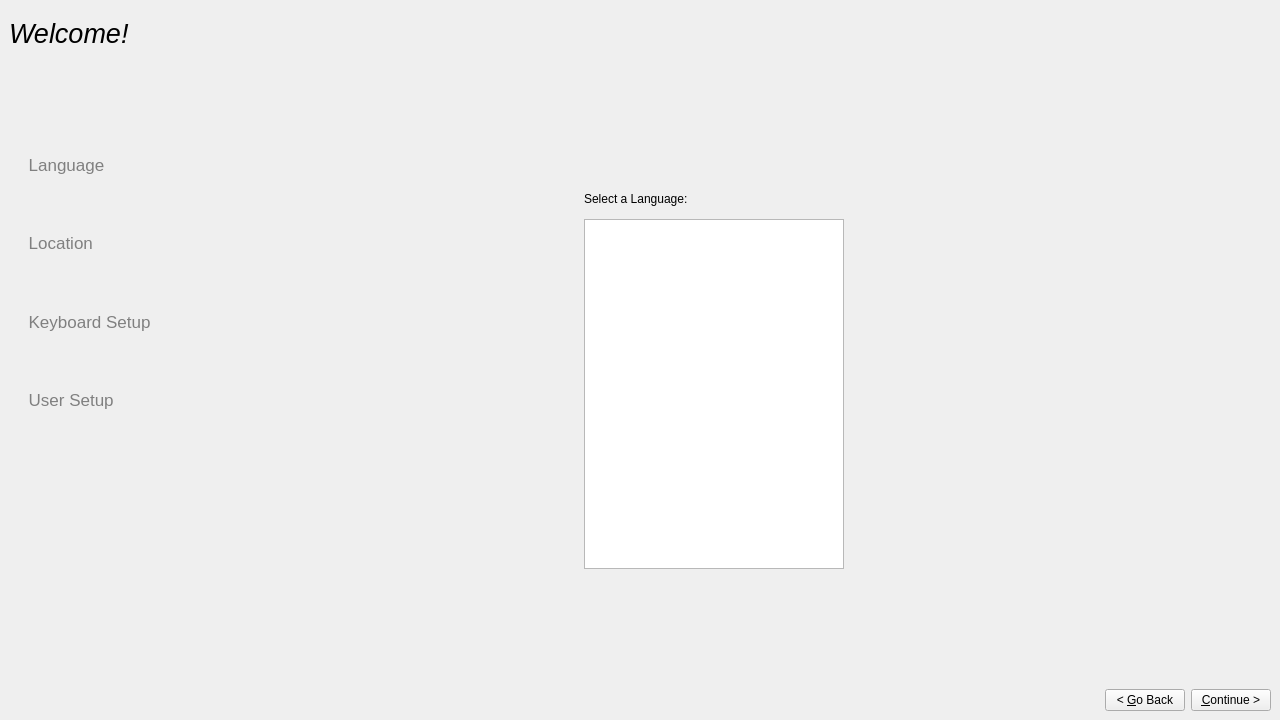
<ui version="4.0" >
 <class>SysConf</class>
 <widget class="QWidget" name="SysConf" >
  <property name="geometry" >
   <rect>
    <x>0</x>
    <y>0</y>
    <width>1280</width>
    <height>720</height>
   </rect>
  </property>
  <property name="windowTitle" >
   <string>System Configuration</string>
  </property>
  <layout class="QGridLayout" >
   <property name="margin" >
    <number>9</number>
   </property>
   <property name="spacing" >
    <number>6</number>
   </property>
   <item row="1" column="0" >
    <spacer>
     <property name="orientation" >
      <enum>Qt::Vertical</enum>
     </property>
     <property name="sizeType" >
      <enum>QSizePolicy::Maximum</enum>
     </property>
     <property name="sizeHint" >
      <size>
       <width>131</width>
       <height>51</height>
      </size>
     </property>
    </spacer>
   </item>
   <item rowspan="3" row="1" column="1" >
    <widget class="QStackedWidget" name="stackedWidget" >
     <property name="sizePolicy" >
      <sizepolicy>
       <hsizetype>7</hsizetype>
       <vsizetype>7</vsizetype>
       <horstretch>0</horstretch>
       <verstretch>0</verstretch>
      </sizepolicy>
     </property>
     <property name="minimumSize" >
      <size>
       <width>500</width>
       <height>381</height>
      </size>
     </property>
     <property name="currentIndex" >
      <number>0</number>
     </property>
     <widget class="QWidget" name="step_language" >
      <layout class="QGridLayout" >
       <property name="margin" >
        <number>9</number>
       </property>
       <property name="spacing" >
        <number>6</number>
       </property>
       <item row="3" column="1" >
        <spacer>
         <property name="orientation" >
          <enum>Qt::Vertical</enum>
         </property>
         <property name="sizeType" >
          <enum>QSizePolicy::Fixed</enum>
         </property>
         <property name="sizeHint" >
          <size>
           <width>191</width>
           <height>91</height>
          </size>
         </property>
        </spacer>
       </item>
       <item row="0" column="1" >
        <spacer>
         <property name="orientation" >
          <enum>Qt::Vertical</enum>
         </property>
         <property name="sizeType" >
          <enum>QSizePolicy::Fixed</enum>
         </property>
         <property name="sizeHint" >
          <size>
           <width>191</width>
           <height>71</height>
          </size>
         </property>
        </spacer>
       </item>
       <item row="2" column="1" >
        <widget class="QListWidget" name="language_list" >
         <property name="maximumSize" >
          <size>
           <width>260</width>
           <height>350</height>
          </size>
         </property>
        </widget>
       </item>
       <item row="1" column="1" >
        <widget class="QLabel" name="language_label" >
         <property name="sizePolicy" >
          <sizepolicy>
           <hsizetype>5</hsizetype>
           <vsizetype>0</vsizetype>
           <horstretch>0</horstretch>
           <verstretch>0</verstretch>
          </sizepolicy>
         </property>
         <property name="text" >
          <string>Select a Language:</string>
         </property>
        </widget>
       </item>
       <item rowspan="4" row="0" column="2" >
        <spacer>
         <property name="orientation" >
          <enum>Qt::Horizontal</enum>
         </property>
         <property name="sizeHint" >
          <size>
           <width>231</width>
           <height>421</height>
          </size>
         </property>
        </spacer>
       </item>
       <item rowspan="4" row="0" column="0" >
        <spacer>
         <property name="orientation" >
          <enum>Qt::Horizontal</enum>
         </property>
         <property name="sizeHint" >
          <size>
           <width>181</width>
           <height>421</height>
          </size>
         </property>
        </spacer>
       </item>
      </layout>
     </widget>
     <widget class="QWidget" name="step_timezone" >
      <layout class="QGridLayout" >
       <property name="margin" >
        <number>9</number>
       </property>
       <property name="spacing" >
        <number>6</number>
       </property>
       <item row="1" column="1" >
        <widget class="QLabel" name="location_label" >
         <property name="sizePolicy" >
          <sizepolicy>
           <hsizetype>5</hsizetype>
           <vsizetype>0</vsizetype>
           <horstretch>0</horstretch>
           <verstretch>0</verstretch>
          </sizepolicy>
         </property>
         <property name="text" >
          <string>Select a city in your country and time zone.</string>
         </property>
        </widget>
       </item>
       <item row="2" column="1" >
        <widget class="QFrame" name="map_frame" >
         <property name="frameShape" >
          <enum>QFrame::StyledPanel</enum>
         </property>
         <property name="frameShadow" >
          <enum>QFrame::Raised</enum>
         </property>
        </widget>
       </item>
       <item row="2" column="2" >
        <spacer>
         <property name="orientation" >
          <enum>Qt::Horizontal</enum>
         </property>
         <property name="sizeType" >
          <enum>QSizePolicy::Fixed</enum>
         </property>
         <property name="sizeHint" >
          <size>
           <width>60</width>
           <height>20</height>
          </size>
         </property>
        </spacer>
       </item>
       <item row="2" column="0" >
        <spacer>
         <property name="orientation" >
          <enum>Qt::Horizontal</enum>
         </property>
         <property name="sizeType" >
          <enum>QSizePolicy::Fixed</enum>
         </property>
         <property name="sizeHint" >
          <size>
           <width>100</width>
           <height>20</height>
          </size>
         </property>
        </spacer>
       </item>
       <item row="3" column="1" >
        <layout class="QGridLayout" >
         <property name="margin" >
          <number>0</number>
         </property>
         <property name="spacing" >
          <number>6</number>
         </property>
         <item row="0" column="0" >
          <widget class="QLabel" name="city_label" >
           <property name="sizePolicy" >
            <sizepolicy>
             <hsizetype>5</hsizetype>
             <vsizetype>0</vsizetype>
             <horstretch>0</horstretch>
             <verstretch>0</verstretch>
            </sizepolicy>
           </property>
           <property name="text" >
            <string>Selected city:</string>
           </property>
          </widget>
         </item>
         <item row="0" column="1" >
          <widget class="QComboBox" name="city_combo" >
           <property name="sizePolicy" >
            <sizepolicy>
             <hsizetype>7</hsizetype>
             <vsizetype>0</vsizetype>
             <horstretch>0</horstretch>
             <verstretch>0</verstretch>
            </sizepolicy>
           </property>
          </widget>
         </item>
         <item row="0" column="4" >
          <widget class="QLabel" name="region_selected_label" >
           <property name="sizePolicy" >
            <sizepolicy>
             <hsizetype>5</hsizetype>
             <vsizetype>0</vsizetype>
             <horstretch>0</horstretch>
             <verstretch>0</verstretch>
            </sizepolicy>
           </property>
           <property name="text" >
            <string/>
           </property>
          </widget>
         </item>
         <item row="1" column="0" >
          <widget class="QLabel" name="tz_label" >
           <property name="sizePolicy" >
            <sizepolicy>
             <hsizetype>5</hsizetype>
             <vsizetype>0</vsizetype>
             <horstretch>0</horstretch>
             <verstretch>0</verstretch>
            </sizepolicy>
           </property>
           <property name="text" >
            <string>Time zone:</string>
           </property>
          </widget>
         </item>
         <item row="1" column="1" >
          <widget class="QLabel" name="tz_selected_label" >
           <property name="sizePolicy" >
            <sizepolicy>
             <hsizetype>5</hsizetype>
             <vsizetype>0</vsizetype>
             <horstretch>0</horstretch>
             <verstretch>0</verstretch>
            </sizepolicy>
           </property>
           <property name="text" >
            <string/>
           </property>
          </widget>
         </item>
         <item row="0" column="3" >
          <widget class="QLabel" name="region_label" >
           <property name="sizePolicy" >
            <sizepolicy>
             <hsizetype>5</hsizetype>
             <vsizetype>0</vsizetype>
             <horstretch>0</horstretch>
             <verstretch>0</verstretch>
            </sizepolicy>
           </property>
           <property name="text" >
            <string>Selected region:</string>
           </property>
          </widget>
         </item>
         <item row="1" column="2" >
          <spacer>
           <property name="orientation" >
            <enum>Qt::Horizontal</enum>
           </property>
           <property name="sizeHint" >
            <size>
             <width>111</width>
             <height>20</height>
            </size>
           </property>
          </spacer>
         </item>
         <item row="1" column="3" >
          <widget class="QLabel" name="time_label" >
           <property name="sizePolicy" >
            <sizepolicy>
             <hsizetype>5</hsizetype>
             <vsizetype>0</vsizetype>
             <horstretch>0</horstretch>
             <verstretch>0</verstretch>
            </sizepolicy>
           </property>
           <property name="text" >
            <string>Current time:</string>
           </property>
          </widget>
         </item>
         <item row="1" column="4" >
          <widget class="QLabel" name="time_current_label" >
           <property name="sizePolicy" >
            <sizepolicy>
             <hsizetype>5</hsizetype>
             <vsizetype>0</vsizetype>
             <horstretch>0</horstretch>
             <verstretch>0</verstretch>
            </sizepolicy>
           </property>
           <property name="text" >
            <string/>
           </property>
          </widget>
         </item>
         <item row="1" column="5" colspan="2" >
          <spacer>
           <property name="orientation" >
            <enum>Qt::Horizontal</enum>
           </property>
           <property name="sizeHint" >
            <size>
             <width>31</width>
             <height>20</height>
            </size>
           </property>
          </spacer>
         </item>
         <item row="0" column="5" >
          <spacer>
           <property name="orientation" >
            <enum>Qt::Horizontal</enum>
           </property>
           <property name="sizeHint" >
            <size>
             <width>111</width>
             <height>20</height>
            </size>
           </property>
          </spacer>
         </item>
        </layout>
       </item>
       <item row="4" column="1" >
        <spacer>
         <property name="orientation" >
          <enum>Qt::Vertical</enum>
         </property>
         <property name="sizeType" >
          <enum>QSizePolicy::Fixed</enum>
         </property>
         <property name="sizeHint" >
          <size>
           <width>20</width>
           <height>40</height>
          </size>
         </property>
        </spacer>
       </item>
       <item row="0" column="1" >
        <spacer>
         <property name="orientation" >
          <enum>Qt::Vertical</enum>
         </property>
         <property name="sizeType" >
          <enum>QSizePolicy::Fixed</enum>
         </property>
         <property name="sizeHint" >
          <size>
           <width>20</width>
           <height>40</height>
          </size>
         </property>
        </spacer>
       </item>
      </layout>
     </widget>
     <widget class="QWidget" name="step_keyboard" >
      <layout class="QGridLayout" >
       <property name="margin" >
        <number>9</number>
       </property>
       <property name="spacing" >
        <number>6</number>
       </property>
       <item row="3" column="1" >
        <layout class="QGridLayout" >
         <property name="margin" >
          <number>0</number>
         </property>
         <property name="spacing" >
          <number>6</number>
         </property>
         <item row="1" column="1" >
          <widget class="QLineEdit" name="keyboard_test_ledit" />
         </item>
         <item row="0" column="1" >
          <widget class="QLabel" name="keyboard_test_label" >
           <property name="text" >
            <string>You can type into this box to test your new keyboard layout.</string>
           </property>
          </widget>
         </item>
         <item row="1" column="0" >
          <spacer>
           <property name="orientation" >
            <enum>Qt::Horizontal</enum>
           </property>
           <property name="sizeType" >
            <enum>QSizePolicy::Expanding</enum>
           </property>
           <property name="sizeHint" >
            <size>
             <width>20</width>
             <height>20</height>
            </size>
           </property>
          </spacer>
         </item>
         <item row="1" column="2" >
          <spacer>
           <property name="orientation" >
            <enum>Qt::Horizontal</enum>
           </property>
           <property name="sizeHint" >
            <size>
             <width>40</width>
             <height>20</height>
            </size>
           </property>
          </spacer>
         </item>
        </layout>
       </item>
       <item row="2" column="1" >
        <spacer>
         <property name="orientation" >
          <enum>Qt::Vertical</enum>
         </property>
         <property name="sizeType" >
          <enum>QSizePolicy::Fixed</enum>
         </property>
         <property name="sizeHint" >
          <size>
           <width>20</width>
           <height>40</height>
          </size>
         </property>
        </spacer>
       </item>
       <item row="4" column="1" colspan="2" >
        <spacer>
         <property name="orientation" >
          <enum>Qt::Vertical</enum>
         </property>
         <property name="sizeType" >
          <enum>QSizePolicy::Fixed</enum>
         </property>
         <property name="sizeHint" >
          <size>
           <width>20</width>
           <height>40</height>
          </size>
         </property>
        </spacer>
       </item>
       <item row="0" column="1" colspan="2" >
        <spacer>
         <property name="orientation" >
          <enum>Qt::Vertical</enum>
         </property>
         <property name="sizeType" >
          <enum>QSizePolicy::Fixed</enum>
         </property>
         <property name="sizeHint" >
          <size>
           <width>20</width>
           <height>50</height>
          </size>
         </property>
        </spacer>
       </item>
       <item row="1" column="0" >
        <spacer>
         <property name="orientation" >
          <enum>Qt::Horizontal</enum>
         </property>
         <property name="sizeHint" >
          <size>
           <width>40</width>
           <height>20</height>
          </size>
         </property>
        </spacer>
       </item>
       <item row="1" column="2" >
        <spacer>
         <property name="orientation" >
          <enum>Qt::Horizontal</enum>
         </property>
         <property name="sizeHint" >
          <size>
           <width>40</width>
           <height>20</height>
          </size>
         </property>
        </spacer>
       </item>
       <item row="1" column="1" >
        <layout class="QGridLayout" >
         <property name="margin" >
          <number>0</number>
         </property>
         <property name="spacing" >
          <number>6</number>
         </property>
         <item row="1" column="3" >
          <widget class="QListWidget" name="keyboard_list_2" />
         </item>
         <item row="1" column="2" >
          <spacer>
           <property name="orientation" >
            <enum>Qt::Horizontal</enum>
           </property>
           <property name="sizeType" >
            <enum>QSizePolicy::Fixed</enum>
           </property>
           <property name="sizeHint" >
            <size>
             <width>20</width>
             <height>20</height>
            </size>
           </property>
          </spacer>
         </item>
         <item row="1" column="1" >
          <widget class="QListWidget" name="keyboard_list_1" />
         </item>
         <item row="0" column="1" colspan="3" >
          <widget class="QLabel" name="keyboard_label" >
           <property name="text" >
            <string>Which layout is most similar to your keyboard?</string>
           </property>
          </widget>
         </item>
         <item row="1" column="0" >
          <spacer>
           <property name="orientation" >
            <enum>Qt::Horizontal</enum>
           </property>
           <property name="sizeType" >
            <enum>QSizePolicy::Expanding</enum>
           </property>
           <property name="sizeHint" >
            <size>
             <width>40</width>
             <height>20</height>
            </size>
           </property>
          </spacer>
         </item>
        </layout>
       </item>
      </layout>
     </widget>
     <widget class="QWidget" name="step_user" >
      <layout class="QHBoxLayout" >
       <property name="margin" >
        <number>9</number>
       </property>
       <property name="spacing" >
        <number>6</number>
       </property>
       <item>
        <spacer>
         <property name="orientation" >
          <enum>Qt::Horizontal</enum>
         </property>
         <property name="sizeType" >
          <enum>QSizePolicy::Fixed</enum>
         </property>
         <property name="sizeHint" >
          <size>
           <width>100</width>
           <height>20</height>
          </size>
         </property>
        </spacer>
       </item>
       <item>
        <layout class="QVBoxLayout" >
         <property name="margin" >
          <number>0</number>
         </property>
         <property name="spacing" >
          <number>6</number>
         </property>
         <item>
          <spacer>
           <property name="orientation" >
            <enum>Qt::Vertical</enum>
           </property>
           <property name="sizeHint" >
            <size>
             <width>20</width>
             <height>40</height>
            </size>
           </property>
          </spacer>
         </item>
         <item>
          <layout class="QGridLayout" >
           <property name="margin" >
            <number>0</number>
           </property>
           <property name="spacing" >
            <number>6</number>
           </property>
           <item row="1" column="0" >
            <spacer>
             <property name="orientation" >
              <enum>Qt::Horizontal</enum>
             </property>
             <property name="sizeType" >
              <enum>QSizePolicy::Fixed</enum>
             </property>
             <property name="sizeHint" >
              <size>
               <width>20</width>
               <height>20</height>
              </size>
             </property>
            </spacer>
           </item>
           <item row="1" column="3" >
            <widget class="QLabel" name="name_error_reason" >
             <property name="text" >
              <string/>
             </property>
            </widget>
           </item>
           <item row="1" column="1" >
            <widget class="QLineEdit" name="name_ledit" />
           </item>
           <item row="1" column="2" >
            <widget class="QLabel" name="name_error_image" >
             <property name="text" >
              <string/>
             </property>
            </widget>
           </item>
           <item row="1" column="4" >
            <spacer>
             <property name="orientation" >
              <enum>Qt::Horizontal</enum>
             </property>
             <property name="sizeHint" >
              <size>
               <width>40</width>
               <height>20</height>
              </size>
             </property>
            </spacer>
           </item>
           <item row="0" column="1" colspan="4" >
            <widget class="QLabel" name="name_label" >
             <property name="sizePolicy" >
              <sizepolicy>
               <hsizetype>5</hsizetype>
               <vsizetype>0</vsizetype>
               <horstretch>0</horstretch>
               <verstretch>0</verstretch>
              </sizepolicy>
             </property>
             <property name="text" >
              <string>What is your name?</string>
             </property>
            </widget>
           </item>
          </layout>
         </item>
         <item>
          <spacer>
           <property name="orientation" >
            <enum>Qt::Vertical</enum>
           </property>
           <property name="sizeHint" >
            <size>
             <width>20</width>
             <height>20</height>
            </size>
           </property>
          </spacer>
         </item>
         <item>
          <layout class="QGridLayout" >
           <property name="margin" >
            <number>0</number>
           </property>
           <property name="spacing" >
            <number>6</number>
           </property>
           <item row="2" column="1" colspan="4" >
            <widget class="QLabel" name="uname_extra_label" >
             <property name="sizePolicy" >
              <sizepolicy>
               <hsizetype>1</hsizetype>
               <vsizetype>1</vsizetype>
               <horstretch>0</horstretch>
               <verstretch>0</verstretch>
              </sizepolicy>
             </property>
             <property name="text" >
              <string>&lt;html>&lt;head>&lt;meta name="qrichtext" content="1" />&lt;style type="text/css">
p, li { white-space: pre-wrap; }
&lt;/style>&lt;/head>&lt;body style=" font-family:'Sans Serif'; font-size:9pt; font-weight:400; font-style:normal; text-decoration:none;">
&lt;p style=" margin-top:0px; margin-bottom:0px; margin-left:0px; margin-right:0px; -qt-block-indent:0; text-indent:0px;">&lt;span style=" font-style:italic;">If more than one person will use this computer, you can set up multiple accounts after installation.&lt;/span>&lt;/p>&lt;/body>&lt;/html></string>
             </property>
             <property name="scaledContents" >
              <bool>true</bool>
             </property>
             <property name="wordWrap" >
              <bool>true</bool>
             </property>
            </widget>
           </item>
           <item row="1" column="1" >
            <widget class="QLineEdit" name="uname_ledit" />
           </item>
           <item row="1" column="4" >
            <spacer>
             <property name="orientation" >
              <enum>Qt::Horizontal</enum>
             </property>
             <property name="sizeHint" >
              <size>
               <width>40</width>
               <height>20</height>
              </size>
             </property>
            </spacer>
           </item>
           <item row="1" column="0" >
            <spacer>
             <property name="orientation" >
              <enum>Qt::Horizontal</enum>
             </property>
             <property name="sizeType" >
              <enum>QSizePolicy::Fixed</enum>
             </property>
             <property name="sizeHint" >
              <size>
               <width>20</width>
               <height>31</height>
              </size>
             </property>
            </spacer>
           </item>
           <item row="1" column="3" >
            <widget class="QLabel" name="uname_error_reason" >
             <property name="text" >
              <string/>
             </property>
            </widget>
           </item>
           <item row="1" column="2" >
            <widget class="QLabel" name="uname_error_image" >
             <property name="text" >
              <string/>
             </property>
            </widget>
           </item>
           <item row="0" column="1" colspan="4" >
            <widget class="QLabel" name="uname_label" >
             <property name="sizePolicy" >
              <sizepolicy>
               <hsizetype>5</hsizetype>
               <vsizetype>0</vsizetype>
               <horstretch>0</horstretch>
               <verstretch>0</verstretch>
              </sizepolicy>
             </property>
             <property name="text" >
              <string>What name do you want to use to log in?</string>
             </property>
            </widget>
           </item>
          </layout>
         </item>
         <item>
          <spacer>
           <property name="orientation" >
            <enum>Qt::Vertical</enum>
           </property>
           <property name="sizeHint" >
            <size>
             <width>20</width>
             <height>40</height>
            </size>
           </property>
          </spacer>
         </item>
         <item>
          <layout class="QGridLayout" >
           <property name="margin" >
            <number>0</number>
           </property>
           <property name="spacing" >
            <number>6</number>
           </property>
           <item row="1" column="0" >
            <spacer>
             <property name="orientation" >
              <enum>Qt::Horizontal</enum>
             </property>
             <property name="sizeType" >
              <enum>QSizePolicy::Fixed</enum>
             </property>
             <property name="sizeHint" >
              <size>
               <width>20</width>
               <height>20</height>
              </size>
             </property>
            </spacer>
           </item>
           <item row="1" column="5" >
            <spacer>
             <property name="orientation" >
              <enum>Qt::Horizontal</enum>
             </property>
             <property name="sizeHint" >
              <size>
               <width>40</width>
               <height>20</height>
              </size>
             </property>
            </spacer>
           </item>
           <item row="1" column="4" >
            <widget class="QLabel" name="password_error_reason" >
             <property name="text" >
              <string/>
             </property>
            </widget>
           </item>
           <item row="0" column="1" colspan="5" >
            <widget class="QLabel" name="pass_label" >
             <property name="sizePolicy" >
              <sizepolicy>
               <hsizetype>5</hsizetype>
               <vsizetype>0</vsizetype>
               <horstretch>0</horstretch>
               <verstretch>0</verstretch>
              </sizepolicy>
             </property>
             <property name="text" >
              <string>Choose a password to keep your account safe.</string>
             </property>
            </widget>
           </item>
           <item row="1" column="1" >
            <widget class="QLineEdit" name="pass_ledit_1" >
             <property name="echoMode" >
              <enum>QLineEdit::Password</enum>
             </property>
            </widget>
           </item>
           <item row="1" column="2" >
            <widget class="QLineEdit" name="pass_ledit_2" >
             <property name="echoMode" >
              <enum>QLineEdit::Password</enum>
             </property>
            </widget>
           </item>
           <item row="1" column="3" >
            <widget class="QLabel" name="password_error_label" >
             <property name="text" >
              <string/>
             </property>
            </widget>
           </item>
           <item row="2" column="1" colspan="5" >
            <widget class="QLabel" name="pass_extra_label" >
             <property name="sizePolicy" >
              <sizepolicy>
               <hsizetype>5</hsizetype>
               <vsizetype>0</vsizetype>
               <horstretch>0</horstretch>
               <verstretch>0</verstretch>
              </sizepolicy>
             </property>
             <property name="text" >
              <string>&lt;html>&lt;head>&lt;meta name="qrichtext" content="1" />&lt;style type="text/css">
p, li { white-space: pre-wrap; }
&lt;/style>&lt;/head>&lt;body style=" font-family:'Sans Serif'; font-size:9pt; font-weight:400; font-style:normal; text-decoration:none;">
&lt;p style=" margin-top:0px; margin-bottom:0px; margin-left:0px; margin-right:0px; -qt-block-indent:0; text-indent:0px;">&lt;span style=" font-style:italic;">Enter the same password twice, so that it can be checked for typing errors.&lt;/span>&lt;/p>&lt;/body>&lt;/html></string>
             </property>
             <property name="wordWrap" >
              <bool>false</bool>
             </property>
            </widget>
           </item>
          </layout>
         </item>
         <item>
          <spacer>
           <property name="orientation" >
            <enum>Qt::Vertical</enum>
           </property>
           <property name="sizeHint" >
            <size>
             <width>20</width>
             <height>40</height>
            </size>
           </property>
          </spacer>
         </item>
         <item>
          <spacer>
           <property name="orientation" >
            <enum>Qt::Vertical</enum>
           </property>
           <property name="sizeHint" >
            <size>
             <width>20</width>
             <height>40</height>
            </size>
           </property>
          </spacer>
         </item>
        </layout>
       </item>
       <item>
        <spacer>
         <property name="orientation" >
          <enum>Qt::Horizontal</enum>
         </property>
         <property name="sizeType" >
          <enum>QSizePolicy::Fixed</enum>
         </property>
         <property name="sizeHint" >
          <size>
           <width>40</width>
           <height>20</height>
          </size>
         </property>
        </spacer>
       </item>
      </layout>
     </widget>
    </widget>
   </item>
   <item row="3" column="0" >
    <spacer>
     <property name="orientation" >
      <enum>Qt::Vertical</enum>
     </property>
     <property name="sizeType" >
      <enum>QSizePolicy::Maximum</enum>
     </property>
     <property name="sizeHint" >
      <size>
       <width>131</width>
       <height>71</height>
      </size>
     </property>
    </spacer>
   </item>
   <item row="4" column="0" colspan="2" >
    <layout class="QHBoxLayout" >
     <property name="margin" >
      <number>0</number>
     </property>
     <property name="spacing" >
      <number>6</number>
     </property>
     <item>
      <spacer>
       <property name="orientation" >
        <enum>Qt::Horizontal</enum>
       </property>
       <property name="sizeHint" >
        <size>
         <width>561</width>
         <height>20</height>
        </size>
       </property>
      </spacer>
     </item>
     <item>
      <widget class="QPushButton" name="button_back" >
       <property name="text" >
        <string>&lt; &amp;Go Back</string>
       </property>
      </widget>
     </item>
     <item>
      <widget class="QPushButton" name="button_next" >
       <property name="text" >
        <string>&amp;Continue ></string>
       </property>
      </widget>
     </item>
    </layout>
   </item>
   <item row="0" column="0" colspan="2" >
    <layout class="QGridLayout" >
     <property name="margin" >
      <number>0</number>
     </property>
     <property name="spacing" >
      <number>6</number>
     </property>
     <item row="0" column="0" >
      <widget class="QLabel" name="welcome_label" >
       <property name="sizePolicy" >
        <sizepolicy>
         <hsizetype>5</hsizetype>
         <vsizetype>0</vsizetype>
         <horstretch>0</horstretch>
         <verstretch>0</verstretch>
        </sizepolicy>
       </property>
       <property name="text" >
        <string>&lt;html>&lt;head>&lt;meta name="qrichtext" content="1" />&lt;style type="text/css">
p, li { white-space: pre-wrap; }
&lt;/style>&lt;/head>&lt;body style=" font-family:'Sans Serif'; font-size:9pt; font-weight:400; font-style:normal; text-decoration:none;">
&lt;p style=" margin-top:0px; margin-bottom:0px; margin-left:0px; margin-right:0px; -qt-block-indent:0; text-indent:0px;">&lt;span style=" font-size:20pt; font-style:italic;">Welcome!&lt;/span>&lt;/p>&lt;/body>&lt;/html></string>
       </property>
      </widget>
     </item>
     <item row="1" column="1" colspan="2" >
      <spacer>
       <property name="orientation" >
        <enum>Qt::Horizontal</enum>
       </property>
       <property name="sizeHint" >
        <size>
         <width>646</width>
         <height>21</height>
        </size>
       </property>
      </spacer>
     </item>
     <item row="0" column="1" colspan="2" >
      <spacer>
       <property name="orientation" >
        <enum>Qt::Horizontal</enum>
       </property>
       <property name="sizeHint" >
        <size>
         <width>713</width>
         <height>50</height>
        </size>
       </property>
      </spacer>
     </item>
     <item row="1" column="0" >
      <widget class="QLabel" name="welcome_label_2" >
       <property name="sizePolicy" >
        <sizepolicy>
         <hsizetype>5</hsizetype>
         <vsizetype>0</vsizetype>
         <horstretch>0</horstretch>
         <verstretch>0</verstretch>
        </sizepolicy>
       </property>
       <property name="text" >
        <string>&lt;html>&lt;head>&lt;meta name="qrichtext" content="1" />&lt;style type="text/css">
p, li { white-space: pre-wrap; }
&lt;/style>&lt;/head>&lt;body style=" font-family:'Sans Serif'; font-size:9pt; font-weight:400; font-style:normal; text-decoration:none;">
&lt;p style=" margin-top:0px; margin-bottom:0px; margin-left:0px; margin-right:0px; -qt-block-indent:0; text-indent:0px;">&lt;span style=" font-size:20pt; font-style:italic;">&lt;/span>&lt;/p>&lt;/body>&lt;/html></string>
       </property>
      </widget>
     </item>
    </layout>
   </item>
   <item row="2" column="0" >
    <layout class="QGridLayout" >
     <property name="margin" >
      <number>0</number>
     </property>
     <property name="spacing" >
      <number>6</number>
     </property>
     <item row="4" column="0" >
      <widget class="QLabel" name="step_icon_key" >
       <property name="text" >
        <string/>
       </property>
      </widget>
     </item>
     <item row="5" column="0" colspan="2" >
      <spacer>
       <property name="orientation" >
        <enum>Qt::Vertical</enum>
       </property>
       <property name="sizeType" >
        <enum>QSizePolicy::Fixed</enum>
       </property>
       <property name="sizeHint" >
        <size>
         <width>20</width>
         <height>40</height>
        </size>
       </property>
      </spacer>
     </item>
     <item row="2" column="0" >
      <widget class="QLabel" name="step_icon_loc" >
       <property name="text" >
        <string/>
       </property>
      </widget>
     </item>
     <item row="3" column="0" colspan="2" >
      <spacer>
       <property name="orientation" >
        <enum>Qt::Vertical</enum>
       </property>
       <property name="sizeType" >
        <enum>QSizePolicy::Fixed</enum>
       </property>
       <property name="sizeHint" >
        <size>
         <width>20</width>
         <height>40</height>
        </size>
       </property>
      </spacer>
     </item>
     <item row="1" column="0" colspan="2" >
      <spacer>
       <property name="orientation" >
        <enum>Qt::Vertical</enum>
       </property>
       <property name="sizeType" >
        <enum>QSizePolicy::Fixed</enum>
       </property>
       <property name="sizeHint" >
        <size>
         <width>20</width>
         <height>40</height>
        </size>
       </property>
      </spacer>
     </item>
     <item row="4" column="1" >
      <widget class="QLabel" name="step_name_key" >
       <property name="text" >
        <string>&lt;html>&lt;head>&lt;meta name="qrichtext" content="1" />&lt;style type="text/css">
p, li { white-space: pre-wrap; }
&lt;/style>&lt;/head>&lt;body style=" font-family:'Sans Serif'; font-size:9pt; font-weight:400; font-style:normal; text-decoration:none;">
&lt;p style=" margin-top:0px; margin-bottom:0px; margin-left:0px; margin-right:0px; -qt-block-indent:0; text-indent:0px;">  &lt;span style=" font-size:13pt; color:gray;">Keyboard Setup&lt;/span>&lt;/p>&lt;/body>&lt;/html></string>
       </property>
      </widget>
     </item>
     <item row="0" column="1" >
      <widget class="QLabel" name="step_name_lang" >
       <property name="text" >
        <string>&lt;html>&lt;head>&lt;meta name="qrichtext" content="1" />&lt;style type="text/css">
p, li { white-space: pre-wrap; }
&lt;/style>&lt;/head>&lt;body style=" font-family:'Sans Serif'; font-size:9pt; font-weight:400; font-style:normal; text-decoration:none;">
&lt;p style=" margin-top:0px; margin-bottom:0px; margin-left:0px; margin-right:0px; -qt-block-indent:0; text-indent:0px;">  &lt;span style=" font-size:13pt; color:gray;">Language&lt;/span>&lt;/p>&lt;/body>&lt;/html></string>
       </property>
      </widget>
     </item>
     <item row="0" column="0" >
      <widget class="QLabel" name="step_icon_lang" >
       <property name="text" >
        <string/>
       </property>
      </widget>
     </item>
     <item row="2" column="1" >
      <widget class="QLabel" name="step_name_loc" >
       <property name="text" >
        <string>&lt;html>&lt;head>&lt;meta name="qrichtext" content="1" />&lt;style type="text/css">
p, li { white-space: pre-wrap; }
&lt;/style>&lt;/head>&lt;body style=" font-family:'Sans Serif'; font-size:9pt; font-weight:400; font-style:normal; text-decoration:none;">
&lt;p style=" margin-top:0px; margin-bottom:0px; margin-left:0px; margin-right:0px; -qt-block-indent:0; text-indent:0px;">  &lt;span style=" font-size:13pt; color:gray;">Location&lt;/span>&lt;/p>&lt;/body>&lt;/html></string>
       </property>
      </widget>
     </item>
     <item row="6" column="0" >
      <widget class="QLabel" name="step_icon_user" >
       <property name="text" >
        <string/>
       </property>
      </widget>
     </item>
     <item row="6" column="1" >
      <widget class="QLabel" name="step_name_user" >
       <property name="text" >
        <string>&lt;html>&lt;head>&lt;meta name="qrichtext" content="1" />&lt;style type="text/css">
p, li { white-space: pre-wrap; }
&lt;/style>&lt;/head>&lt;body style=" font-family:'Sans Serif'; font-size:9pt; font-weight:400; font-style:normal; text-decoration:none;">
&lt;p style=" margin-top:0px; margin-bottom:0px; margin-left:0px; margin-right:0px; -qt-block-indent:0; text-indent:0px;">  &lt;span style=" font-size:13pt; color:gray;">User Setup&lt;/span>&lt;/p>&lt;/body>&lt;/html></string>
       </property>
      </widget>
     </item>
    </layout>
   </item>
  </layout>
 </widget>
 <tabstops>
  <tabstop>button_back</tabstop>
  <tabstop>language_list</tabstop>
  <tabstop>city_combo</tabstop>
  <tabstop>keyboard_list_1</tabstop>
  <tabstop>keyboard_list_2</tabstop>
  <tabstop>keyboard_test_ledit</tabstop>
  <tabstop>name_ledit</tabstop>
  <tabstop>uname_ledit</tabstop>
  <tabstop>pass_ledit_1</tabstop>
  <tabstop>pass_ledit_2</tabstop>
  <tabstop>button_next</tabstop>
 </tabstops>
 <resources/>
 <connections/>
</ui>
